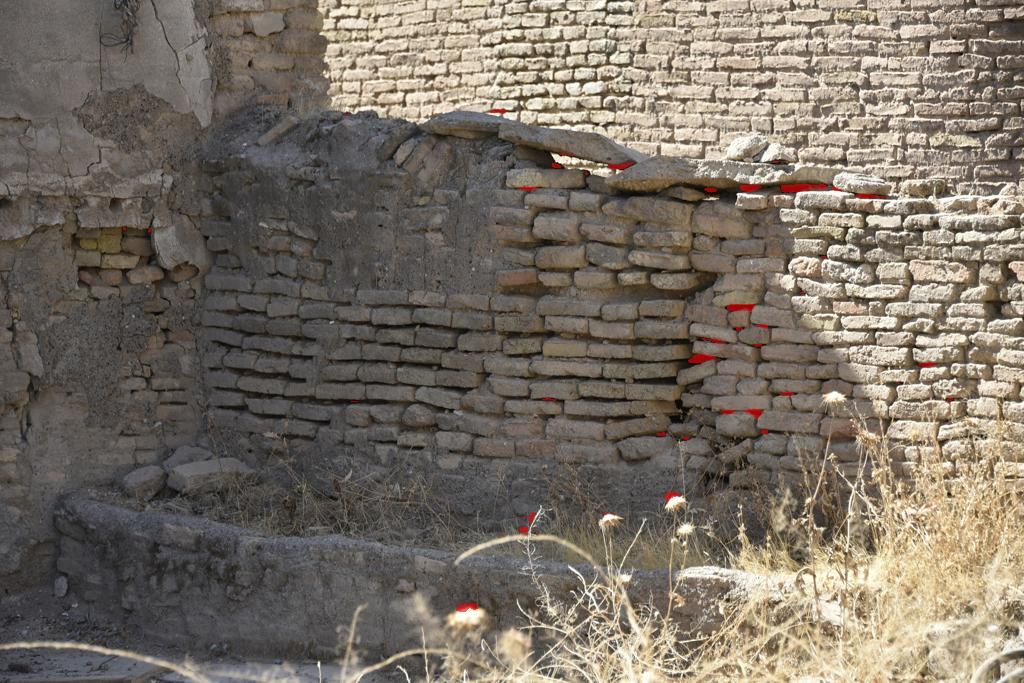
#> input picture improvement-0650-overlay.jpg, 1024 x 683 px
$ python -i run_local.py   (imports and definitions only)
#> lines starting #> are read from the running program, lines starting #| are printed output that depends on the picture
"""Reproducible full-image audit and CLAHE preprocessing; no fabricated labels."""
import argparse, csv, hashlib, io, json, time, zipfile
from collections import Counter
from datetime import datetime, timezone
from pathlib import Path
import cv2
import numpy as np
from PIL import Image


# [4 lines left out: function starts, not called in this run]


def clahe_rgb(rgb):
    lab = cv2.cvtColor(rgb, cv2.COLOR_RGB2LAB)
#> lab: shape (683, 1024, 3); mean of channels 0, 1, 2 120, 129.6, 135.1
    lab[:, :, 0] = cv2.createCLAHE(clipLimit=2.0, tileGridSize=(8, 8)).apply(lab[:, :, 0])
#> lab: shape (683, 1024, 3); mean of channels 0, 1, 2 122.4, 129.6, 135.1
    return cv2.cvtColor(lab, cv2.COLOR_LAB2RGB)
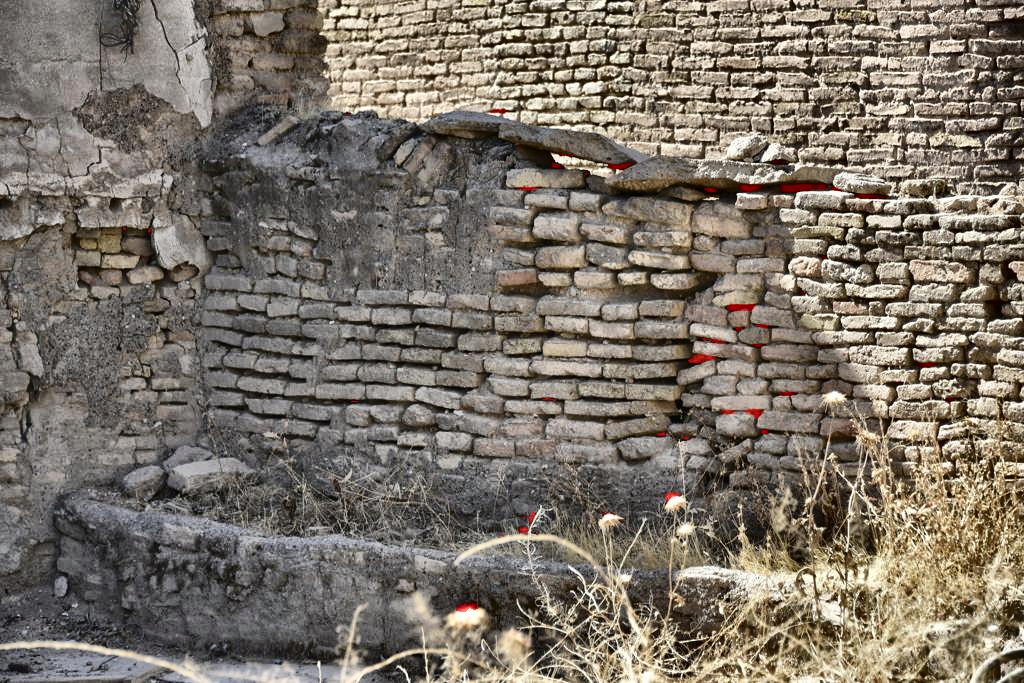
#> returned value: shape (683, 1024, 3); mean R, G, B 123.5, 115, 104.3


# [57 lines left out: function main, not called in this run]

# [1 line not run here, left out]

>>> import cv2
>>> picture = cv2.cvtColor(cv2.imread('improvement-0650-overlay.jpg'), cv2.COLOR_BGR2RGB)
>>> result = clahe_rgb(picture)

$ run again, on improvement-run2-validation.jpg
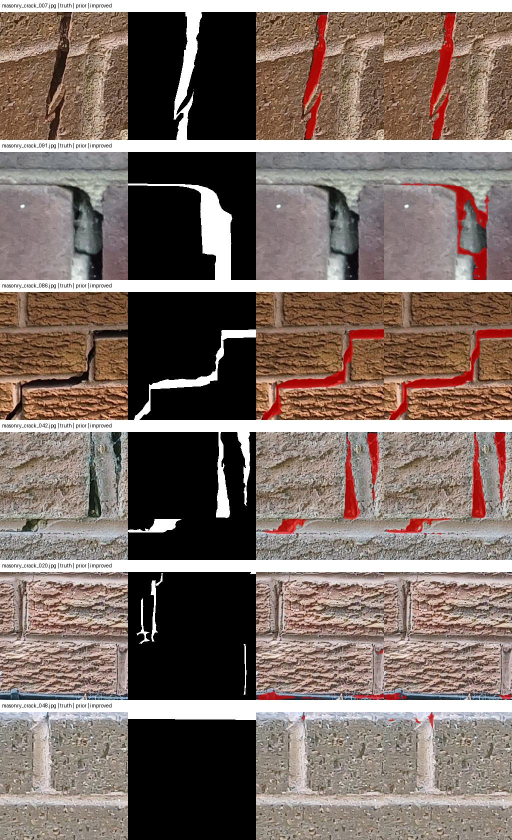
#> input picture improvement-run2-validation.jpg, 1024 x 1680 px (shown at 1/2 size)
#> in clahe_rgb, `return cv2.cvtColor(lab, cv2.COLOR_LAB2RGB)`:
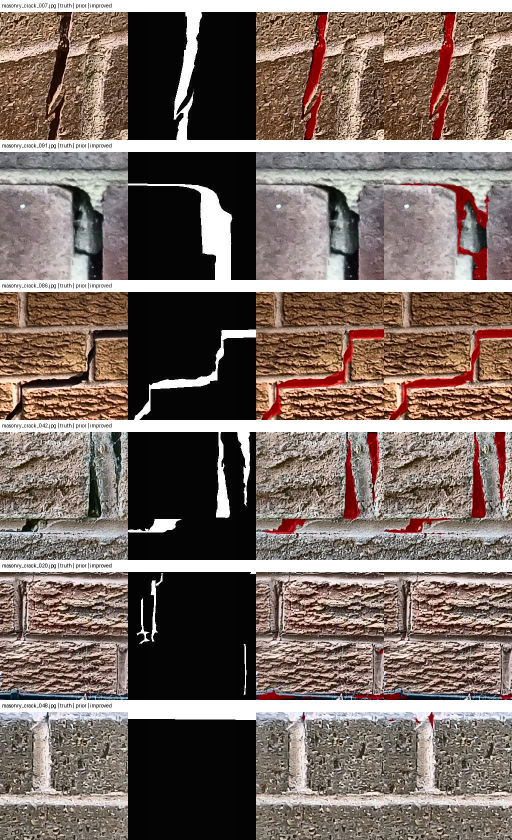
#> returned value: shape (1680, 1024, 3) (shown at 1/2 size); mean R, G, B 121.1, 106.3, 99
